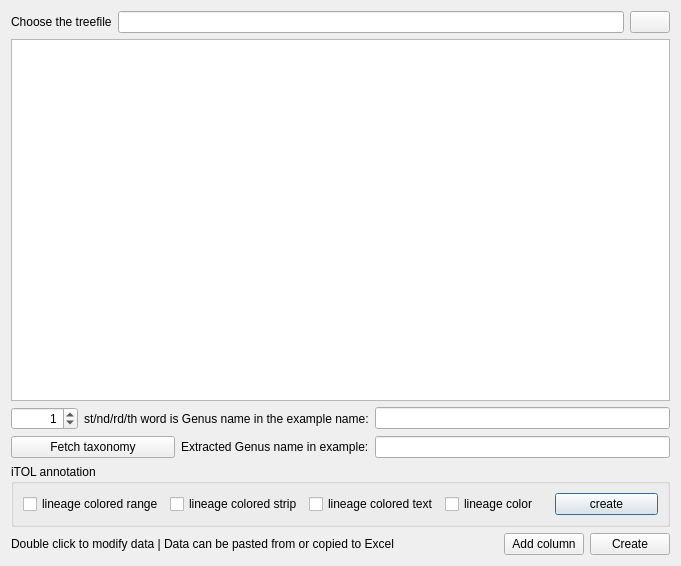
<?xml version="1.0" encoding="UTF-8"?>
<ui version="4.0">
 <class>annotation_editor</class>
 <widget class="QDialog" name="annotation_editor">
  <property name="geometry">
   <rect>
    <x>0</x>
    <y>0</y>
    <width>681</width>
    <height>566</height>
   </rect>
  </property>
  <property name="windowTitle">
   <string>Annotation editor</string>
  </property>
  <layout class="QGridLayout" name="gridLayout_7">
   <item row="0" column="0">
    <layout class="QGridLayout" name="gridLayout_6">
     <item row="0" column="0">
      <layout class="QGridLayout" name="gridLayout_4"/>
     </item>
     <item row="4" column="0">
      <widget class="QGroupBox" name="groupBox">
       <property name="title">
        <string>iTOL annotation</string>
       </property>
       <layout class="QGridLayout" name="gridLayout_2">
        <item row="0" column="0">
         <widget class="QCheckBox" name="checkBox">
          <property name="text">
           <string>lineage colored range</string>
          </property>
         </widget>
        </item>
        <item row="0" column="3">
         <widget class="QCheckBox" name="checkBox_4">
          <property name="text">
           <string>lineage color</string>
          </property>
         </widget>
        </item>
        <item row="0" column="4">
         <widget class="QPushButton" name="pushButton_13">
          <property name="text">
           <string>create</string>
          </property>
         </widget>
        </item>
        <item row="0" column="2">
         <widget class="QCheckBox" name="checkBox_3">
          <property name="text">
           <string>lineage colored text</string>
          </property>
         </widget>
        </item>
        <item row="0" column="1">
         <widget class="QCheckBox" name="checkBox_2">
          <property name="text">
           <string>lineage colored strip</string>
          </property>
         </widget>
        </item>
       </layout>
      </widget>
     </item>
     <item row="3" column="0">
      <layout class="QGridLayout" name="gridLayout">
       <item row="0" column="0">
        <widget class="QSpinBox" name="spinBox">
         <property name="alignment">
          <set>Qt::AlignRight|Qt::AlignTrailing|Qt::AlignVCenter</set>
         </property>
         <property name="maximum">
          <number>9999999</number>
         </property>
         <property name="value">
          <number>1</number>
         </property>
        </widget>
       </item>
       <item row="0" column="1" colspan="2">
        <widget class="QLabel" name="label_4">
         <property name="text">
          <string>st/nd/rd/th word is Genus name in the example name:</string>
         </property>
        </widget>
       </item>
       <item row="0" column="3">
        <widget class="QLineEdit" name="lineEdit">
         <property name="readOnly">
          <bool>true</bool>
         </property>
        </widget>
       </item>
       <item row="1" column="3">
        <widget class="QLineEdit" name="lineEdit_2">
         <property name="readOnly">
          <bool>true</bool>
         </property>
        </widget>
       </item>
       <item row="1" column="0" colspan="2">
        <widget class="QPushButton" name="pushButton_6">
         <property name="text">
          <string>Fetch taxonomy</string>
         </property>
        </widget>
       </item>
       <item row="1" column="2">
        <widget class="QLabel" name="label_5">
         <property name="text">
          <string>Extracted Genus name in example:</string>
         </property>
        </widget>
       </item>
      </layout>
     </item>
     <item row="1" column="0">
      <layout class="QGridLayout" name="gridLayout_3">
       <item row="0" column="0">
        <widget class="QLabel" name="label_3">
         <property name="text">
          <string>Choose the treefile</string>
         </property>
        </widget>
       </item>
       <item row="0" column="1">
        <widget class="QLineEdit" name="lineEdit_3">
         <property name="dragEnabled">
          <bool>true</bool>
         </property>
        </widget>
       </item>
       <item row="0" column="2">
        <widget class="QPushButton" name="pushButton_3">
         <property name="text">
          <string/>
         </property>
        </widget>
       </item>
      </layout>
     </item>
     <item row="5" column="0">
      <layout class="QGridLayout" name="gridLayout_5">
       <item row="0" column="0">
        <widget class="QLabel" name="label">
         <property name="text">
          <string>Double click to modify data | Data can be pasted from or copied to Excel</string>
         </property>
        </widget>
       </item>
       <item row="0" column="1">
        <spacer name="horizontalSpacer">
         <property name="orientation">
          <enum>Qt::Horizontal</enum>
         </property>
         <property name="sizeHint" stdset="0">
          <size>
           <width>138</width>
           <height>21</height>
          </size>
         </property>
        </spacer>
       </item>
       <item row="0" column="2">
        <widget class="QPushButton" name="pushButton_2">
         <property name="text">
          <string>Add column</string>
         </property>
         <property name="icon">
          <iconset>
           <normaloff>:/ete icons/add-icon.png</normaloff>:/ete icons/add-icon.png</iconset>
         </property>
        </widget>
       </item>
       <item row="0" column="3">
        <widget class="QPushButton" name="pushButton">
         <property name="text">
          <string>Create</string>
         </property>
        </widget>
       </item>
      </layout>
     </item>
     <item row="2" column="0">
      <widget class="MyTableView" name="tableView">
       <property name="sizeAdjustPolicy">
        <enum>QAbstractScrollArea::AdjustToContents</enum>
       </property>
      </widget>
     </item>
    </layout>
   </item>
  </layout>
 </widget>
 <customwidgets>
  <customwidget>
   <class>MyTableView</class>
   <extends>QTableView</extends>
   <header>src.CustomWidget.h</header>
  </customwidget>
 </customwidgets>
 <resources>
  <include location="../myRes.qrc"/>
 </resources>
 <connections/>
</ui>
